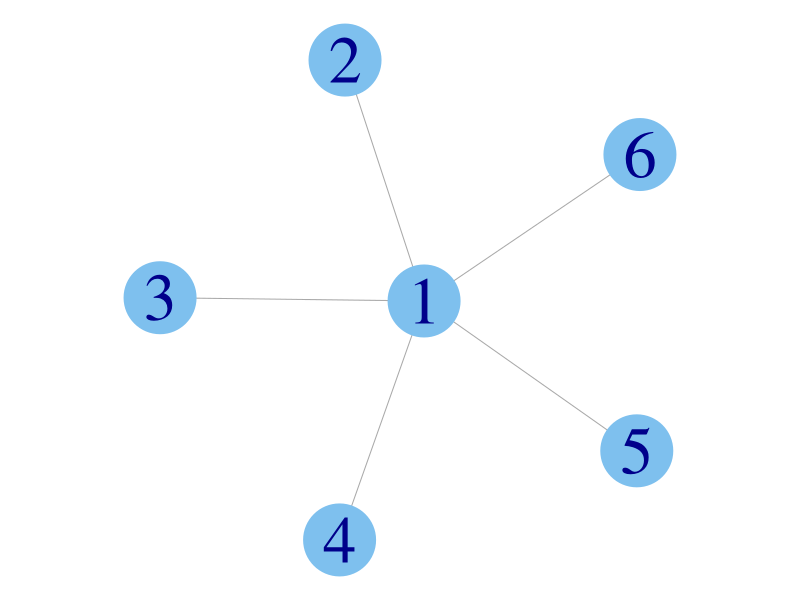

Write R code to recreate this figure.
## ---- chunk 1
library(igraph)
igraph_options(vertex.color = "SkyBlue2", vertex.frame.color = "SkyBlue2", 
               vertex.label.cex = 4, vertex.size = 30, rescale = FALSE)
par(mar=c(0,0,0,0)+.1)
## ---- chunk 2
#| fig-asp: 0.8
g <- make_graph(~ 1--2, 1--3, 1--4, 1--5, 1--6)
plot(g, )
